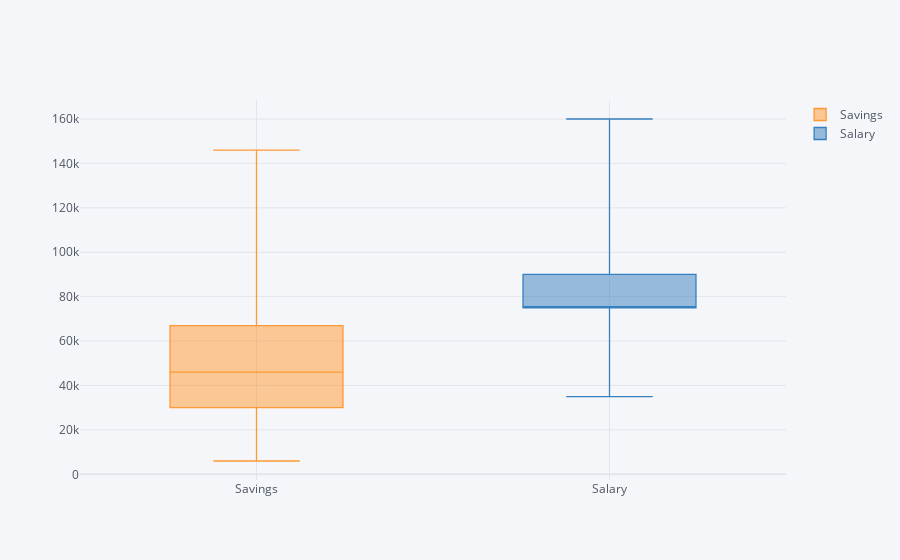

The notebook cell saved with this chart:
### Markdown cell above
b) Now create a box plot comparison between 'Savings' and 'Salary' columns

### Code cell
#b) (1)
alumni[['Savings', 'Salary']].iplot(kind = 'box')
